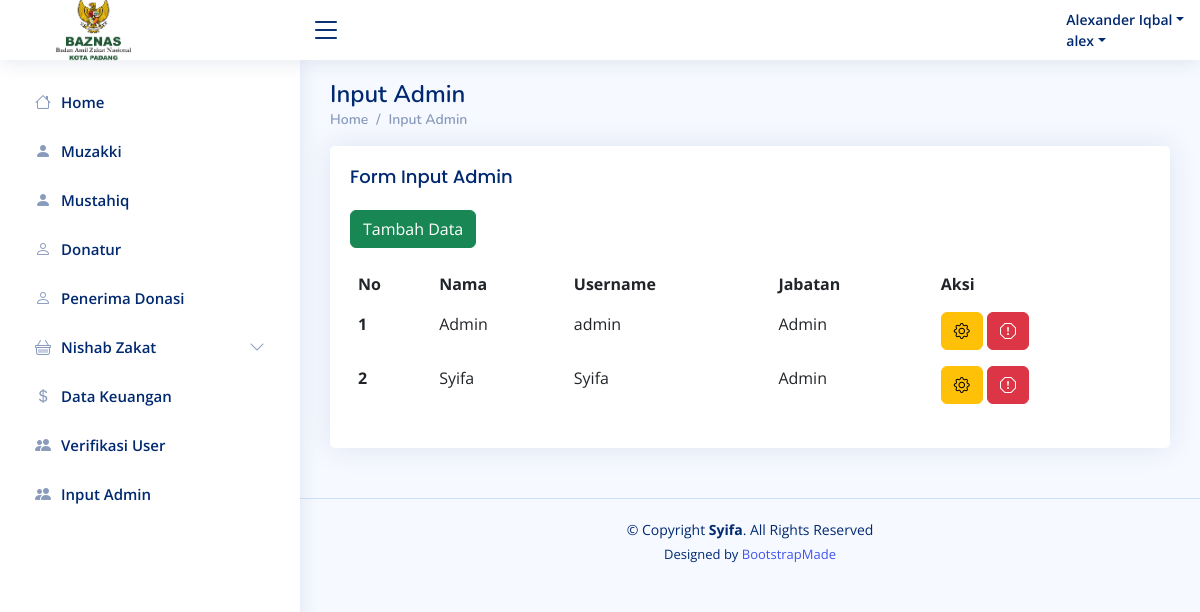
Page /admin/admin.php (signed in) on the committed database.
### tables this page shows
CREATE TABLE `user` (
  `id_user` int(11) NOT NULL,
  `nama` varchar(20) NOT NULL,
  `username` varchar(20) NOT NULL,
  `pasw` varchar(20) NOT NULL,
  `level` varchar(10) NOT NULL,
  `status` varchar(15) NOT NULL
);

### admin/admin.php (the view, shortened to what this page needs)
<!DOCTYPE html>
<html lang="en">
<head>
	<link href="assets/vendor/bootstrap/css/bootstrap.min.css" rel="stylesheet">
	<link href="assets/vendor/bootstrap-icons/bootstrap-icons.css" rel="stylesheet">
	<link href="assets/vendor/boxicons/css/boxicons.min.css" rel="stylesheet">
	<link href="assets/vendor/quill/quill.snow.css" rel="stylesheet">
	<link href="assets/vendor/quill/quill.bubble.css" rel="stylesheet">
	<link href="assets/vendor/remixicon/remixicon.css" rel="stylesheet">
	<link href="assets/vendor/simple-datatables/style.css" rel="stylesheet">
	<link href="assets/css/style.css" rel="stylesheet">
</head>
<body>
	<header id="header" class="header fixed-top d-flex align-items-center">
		<?php include("header.php"); ?>
	</header>
	<aside id="sidebar" class="sidebar">
		<?php include("navadmin.php"); ?>
	</aside>
	<main id="main" class="main">
		<div class="pagetitle">
			<h1>Input Admin</h1>
			<nav>
				<ol class="breadcrumb">
					<li class="breadcrumb-item"><a href="index.php">Home</a></li>
					<li class="breadcrumb-item active"><a href="admin.php">Input Admin</a></li>
				</ol>
			</nav>
		</div>
		<section class="section">
			<div class="card">
				<div class="card-body">
					<h5 class="card-title">Form Input Admin</h5>
					<p type="button" class="btn btn-success" data-bs-toggle="modal" data-bs-target="#maiModal">Tambah Data</p>
					<table class="table table-borderless">
						<thead>
							<tr>
								<th scope="col">No</th>
								<th scope="col">Nama</th>
								<th scope="col">Username</th>
								<th scope="col">Jabatan</th>
								<th scope="col">Aksi</th>
							</tr>
						</thead>
						<tbody>
							<?php
							include "../koneksi.php";
							$no = 1;
							$iduser = $_SESSION['id_user'];
							$datakat = mysqli_query($koneksi, "SELECT * from user where level = 'Admin' AND id_user NOT LIKE '$iduser'");
							while ($dk = mysqli_fetch_assoc($datakat)) {
							?>
								<tr>
									<th scope="row"><?php echo $no++; ?></th>
									<td><?php echo $dk['nama']; ?></td>
									<td><?php echo $dk['username']; ?></td>
									<td><?php echo $dk['level']; ?></td>
									<td>
										<a type="button" class="btn btn-warning" data-bs-toggle="modal" data-bs-target="#myModal<?php echo $dk['id_user']; ?>"><i class="bi bi-gear"></i></a>
										<a href="proses/hapus/hapusadmin.php?id=<?php echo $dk['id_user']; ?>" type="button"> <i class="btn btn-danger bi bi-exclamation-octagon deletebtn"></i></a>
									</td>
								</tr>
							<?php
							}
							?>
						</tbody>
					</table>
				</div>
			</div>
		</section>
	</main>
	<footer id="footer" class="footer">
		<div class="copyright">
			&copy; Copyright <strong><span>Syifa</span></strong>. All Rights Reserved
		</div>
		<div class="credits">
			Designed by <a href="https://bootstrapmade.com/">BootstrapMade</a>
		</div>
	</footer>
</body>
</html>

### admin/header.php (shortened to what this page needs)
<div class="d-flex align-items-center justify-content-between">
    <a href="index.php" class="logo d-flex align-items-center">
        <span class="d-none d-lg-block"> <img src="../assets/img/logobaznas.png" alt=""></span>
    </a>
    <i class="bi bi-list toggle-sidebar-btn"></i>
</div>
<nav class="header-nav ms-auto">
    <ul class="d-flex align-items-center">
        <li class="nav-item dropdown pe-3">
            <?php
            include("../koneksi.php");
            $login = mysqli_query($koneksi, "SELECT * from user where username='$_SESSION[username]'");
            while ($dk = mysqli_fetch_array($login)) {
            ?>
                <a class="nav-link nav-profile d-flex align-items-center pe-0" href="#" data-bs-toggle="dropdown">
                    <span class="d-none d-md-block dropdown-toggle ps-2"><?php echo $dk['nama']; ?></span>
                </a>
            <?php } ?>
</nav>

### admin/assets/css/style.css (style rules this page uses)
:root { scroll-behavior: smooth; }
body { font-family: "Open Sans", sans-serif; background: #f6f9ff; color: #444444; }
a { color: #4154f1; text-decoration: none; }
h1, h2, h3, h4, h5, h6 { font-family: "Nunito", sans-serif; }
#main { margin-top: 60px; padding: 20px 30px; transition: all 0.3s; }
.pagetitle { margin-bottom: 10px; }
.pagetitle h1 { font-size: 24px; margin-bottom: 0; font-weight: 600; color: #012970; }
.card { margin-bottom: 30px; border: none; border-radius: 5px; box-shadow: 0px 0 30px rgba(1, 41, 112, 0.1); }
.card-title { padding: 20px 0 15px 0; font-size: 18px; font-weight: 500; color: #012970; font-family: "Poppins", sans-serif; }
.card-body { padding: 0 20px 20px 20px; }
.breadcrumb { font-size: 14px; font-family: "Nunito", sans-serif; color: #899bbd; font-weight: 600; }
.breadcrumb a { color: #899bbd; transition: 0.3s; }
.breadcrumb .breadcrumb-item::before { color: #899bbd; }
.breadcrumb .active { color: #51678f; font-weight: 600; }
.logo { line-height: 1; }
@media (min-width: 1200px) { .logo { width: 280px; } }
.logo img { max-height: 80px; margin-right: 1px; }
.logo span { font-size: 26px; font-weight: 700; color: #012970; font-family: "Nunito", sans-serif; }
.header { transition: all 0.5s; z-index: 997; height: 60px; box-shadow: 0px 2px 20px rgba(1, 41, 112, 0.1); background-color: #fff; padding-left: 20px; }
.header .toggle-sidebar-btn { font-size: 32px; padding-left: 10px; cursor: pointer; color: #012970; }
.header-nav ul { list-style: none; }
.header-nav > ul { margin: 0; padding: 0; }
.header-nav .nav-profile { color: #012970; }
.header-nav .nav-profile span { font-size: 14px; font-weight: 600; }
.sidebar { position: fixed; top: 60px; left: 0; bottom: 0; width: 300px; z-index: 996; transition: all 0.3s; padding: 20px; overflow-y: auto; scrollbar-width: thin; scrollbar-color: #aab7cf transparent; box-shadow: 0px 0px 20px rgba(1, 41, 112, 0.1); background-color: #fff; }
@media (min-width: 1200px) { #main, #footer { margin-left: 300px; } }
.footer { padding: 20px 0; font-size: 14px; transition: all 0.3s; border-top: 1px solid #cddfff; }
.footer .copyright { text-align: center; color: #012970; }
.footer .credits { padding-top: 5px; text-align: center; font-size: 13px; color: #012970; }

### rows in the picture
user: nama "Alexander Iqbal"
user: nama "alex"
user: nama "Admin", username "admin", level "Admin"
user: nama "Syifa", username "Syifa", level "Admin"
